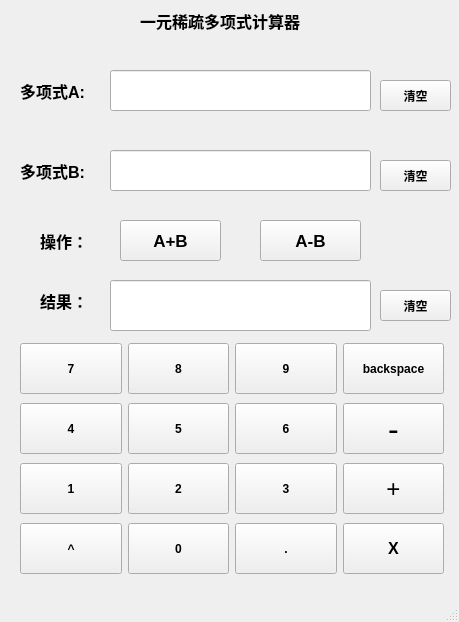
<?xml version="1.0" encoding="UTF-8"?>
<ui version="4.0">
 <class>CalWindow</class>
 <widget class="QMainWindow" name="CalWindow">
  <property name="geometry">
   <rect>
    <x>0</x>
    <y>0</y>
    <width>459</width>
    <height>622</height>
   </rect>
  </property>
  <property name="font">
   <font>
    <family>Arial</family>
    <weight>75</weight>
    <bold>true</bold>
   </font>
  </property>
  <property name="windowTitle">
   <string>CalWindow</string>
  </property>
  <widget class="QWidget" name="centralwidget">
   <widget class="QLabel" name="label">
    <property name="geometry">
     <rect>
      <x>140</x>
      <y>10</y>
      <width>211</width>
      <height>21</height>
     </rect>
    </property>
    <property name="font">
     <font>
      <pointsize>12</pointsize>
     </font>
    </property>
    <property name="text">
     <string>一元稀疏多项式计算器</string>
    </property>
   </widget>
   <widget class="QLineEdit" name="AlineEdit">
    <property name="geometry">
     <rect>
      <x>110</x>
      <y>70</y>
      <width>261</width>
      <height>41</height>
     </rect>
    </property>
   </widget>
   <widget class="QLabel" name="label_2">
    <property name="geometry">
     <rect>
      <x>20</x>
      <y>80</y>
      <width>81</width>
      <height>21</height>
     </rect>
    </property>
    <property name="font">
     <font>
      <pointsize>12</pointsize>
     </font>
    </property>
    <property name="text">
     <string>多项式A:</string>
    </property>
   </widget>
   <widget class="QLineEdit" name="BlineEdit">
    <property name="geometry">
     <rect>
      <x>110</x>
      <y>150</y>
      <width>261</width>
      <height>41</height>
     </rect>
    </property>
   </widget>
   <widget class="QLabel" name="label_3">
    <property name="geometry">
     <rect>
      <x>20</x>
      <y>160</y>
      <width>81</width>
      <height>21</height>
     </rect>
    </property>
    <property name="font">
     <font>
      <pointsize>12</pointsize>
     </font>
    </property>
    <property name="text">
     <string>多项式B:</string>
    </property>
   </widget>
   <widget class="QPushButton" name="plus">
    <property name="geometry">
     <rect>
      <x>120</x>
      <y>220</y>
      <width>101</width>
      <height>41</height>
     </rect>
    </property>
    <property name="font">
     <font>
      <pointsize>13</pointsize>
     </font>
    </property>
    <property name="text">
     <string>A+B</string>
    </property>
   </widget>
   <widget class="QPushButton" name="minus">
    <property name="geometry">
     <rect>
      <x>260</x>
      <y>220</y>
      <width>101</width>
      <height>41</height>
     </rect>
    </property>
    <property name="font">
     <font>
      <pointsize>13</pointsize>
     </font>
    </property>
    <property name="text">
     <string>A-B</string>
    </property>
   </widget>
   <widget class="QPushButton" name="Aclear">
    <property name="geometry">
     <rect>
      <x>380</x>
      <y>80</y>
      <width>71</width>
      <height>31</height>
     </rect>
    </property>
    <property name="text">
     <string>清空</string>
    </property>
   </widget>
   <widget class="QLabel" name="label_4">
    <property name="geometry">
     <rect>
      <x>40</x>
      <y>230</y>
      <width>61</width>
      <height>21</height>
     </rect>
    </property>
    <property name="font">
     <font>
      <pointsize>12</pointsize>
     </font>
    </property>
    <property name="text">
     <string>操作：</string>
    </property>
   </widget>
   <widget class="QLineEdit" name="ClineEdit">
    <property name="enabled">
     <bool>true</bool>
    </property>
    <property name="geometry">
     <rect>
      <x>110</x>
      <y>280</y>
      <width>261</width>
      <height>51</height>
     </rect>
    </property>
   </widget>
   <widget class="QLabel" name="label_5">
    <property name="geometry">
     <rect>
      <x>40</x>
      <y>290</y>
      <width>61</width>
      <height>21</height>
     </rect>
    </property>
    <property name="font">
     <font>
      <pointsize>12</pointsize>
     </font>
    </property>
    <property name="text">
     <string>结果：</string>
    </property>
   </widget>
   <widget class="QPushButton" name="Bclear">
    <property name="geometry">
     <rect>
      <x>380</x>
      <y>160</y>
      <width>71</width>
      <height>31</height>
     </rect>
    </property>
    <property name="text">
     <string>清空</string>
    </property>
   </widget>
   <widget class="QWidget" name="layoutWidget">
    <property name="geometry">
     <rect>
      <x>20</x>
      <y>340</y>
      <width>424</width>
      <height>241</height>
     </rect>
    </property>
    <layout class="QGridLayout" name="gridLayout">
     <item row="3" column="1">
      <widget class="QPushButton" name="pushButton_0">
       <property name="minimumSize">
        <size>
         <width>0</width>
         <height>51</height>
        </size>
       </property>
       <property name="focusPolicy">
        <enum>Qt::NoFocus</enum>
       </property>
       <property name="text">
        <string>0</string>
       </property>
      </widget>
     </item>
     <item row="3" column="2">
      <widget class="QPushButton" name="pushButton_dian">
       <property name="minimumSize">
        <size>
         <width>0</width>
         <height>51</height>
        </size>
       </property>
       <property name="focusPolicy">
        <enum>Qt::NoFocus</enum>
       </property>
       <property name="text">
        <string>.</string>
       </property>
      </widget>
     </item>
     <item row="0" column="0">
      <widget class="QPushButton" name="pushButton_3">
       <property name="minimumSize">
        <size>
         <width>101</width>
         <height>51</height>
        </size>
       </property>
       <property name="focusPolicy">
        <enum>Qt::NoFocus</enum>
       </property>
       <property name="text">
        <string>7</string>
       </property>
      </widget>
     </item>
     <item row="2" column="2">
      <widget class="QPushButton" name="pushButton_10">
       <property name="minimumSize">
        <size>
         <width>0</width>
         <height>51</height>
        </size>
       </property>
       <property name="focusPolicy">
        <enum>Qt::NoFocus</enum>
       </property>
       <property name="text">
        <string>3</string>
       </property>
      </widget>
     </item>
     <item row="0" column="1">
      <widget class="QPushButton" name="pushButton_4">
       <property name="minimumSize">
        <size>
         <width>101</width>
         <height>51</height>
        </size>
       </property>
       <property name="focusPolicy">
        <enum>Qt::NoFocus</enum>
       </property>
       <property name="text">
        <string>8</string>
       </property>
      </widget>
     </item>
     <item row="2" column="3">
      <widget class="QPushButton" name="pushButton_plus">
       <property name="minimumSize">
        <size>
         <width>0</width>
         <height>51</height>
        </size>
       </property>
       <property name="font">
        <font>
         <pointsize>18</pointsize>
         <weight>50</weight>
         <bold>false</bold>
        </font>
       </property>
       <property name="focusPolicy">
        <enum>Qt::NoFocus</enum>
       </property>
       <property name="text">
        <string>+</string>
       </property>
      </widget>
     </item>
     <item row="3" column="3">
      <widget class="QPushButton" name="pushButton_X">
       <property name="minimumSize">
        <size>
         <width>0</width>
         <height>51</height>
        </size>
       </property>
       <property name="font">
        <font>
         <pointsize>12</pointsize>
        </font>
       </property>
       <property name="focusPolicy">
        <enum>Qt::NoFocus</enum>
       </property>
       <property name="text">
        <string>X</string>
       </property>
      </widget>
     </item>
     <item row="1" column="0">
      <widget class="QPushButton" name="pushButton_7">
       <property name="minimumSize">
        <size>
         <width>101</width>
         <height>51</height>
        </size>
       </property>
       <property name="focusPolicy">
        <enum>Qt::NoFocus</enum>
       </property>
       <property name="text">
        <string>4</string>
       </property>
      </widget>
     </item>
     <item row="2" column="0">
      <widget class="QPushButton" name="pushButton_1">
       <property name="minimumSize">
        <size>
         <width>1</width>
         <height>51</height>
        </size>
       </property>
       <property name="focusPolicy">
        <enum>Qt::NoFocus</enum>
       </property>
       <property name="text">
        <string>1</string>
       </property>
      </widget>
     </item>
     <item row="2" column="1">
      <widget class="QPushButton" name="pushButton_6">
       <property name="minimumSize">
        <size>
         <width>0</width>
         <height>51</height>
        </size>
       </property>
       <property name="focusPolicy">
        <enum>Qt::NoFocus</enum>
       </property>
       <property name="text">
        <string>2</string>
       </property>
      </widget>
     </item>
     <item row="0" column="3">
      <widget class="QPushButton" name="pushButton_backspace">
       <property name="minimumSize">
        <size>
         <width>101</width>
         <height>51</height>
        </size>
       </property>
       <property name="font">
        <font>
         <family>Arial</family>
         <pointsize>9</pointsize>
         <weight>75</weight>
         <italic>false</italic>
         <bold>true</bold>
         <underline>false</underline>
         <strikeout>false</strikeout>
         <kerning>true</kerning>
        </font>
       </property>
       <property name="focusPolicy">
        <enum>Qt::NoFocus</enum>
       </property>
       <property name="text">
        <string>backspace</string>
       </property>
      </widget>
     </item>
     <item row="3" column="0">
      <widget class="QPushButton" name="pushButton_e">
       <property name="minimumSize">
        <size>
         <width>0</width>
         <height>51</height>
        </size>
       </property>
       <property name="focusPolicy">
        <enum>Qt::NoFocus</enum>
       </property>
       <property name="text">
        <string>^</string>
       </property>
      </widget>
     </item>
     <item row="1" column="1">
      <widget class="QPushButton" name="pushButton_9">
       <property name="minimumSize">
        <size>
         <width>101</width>
         <height>51</height>
        </size>
       </property>
       <property name="focusPolicy">
        <enum>Qt::NoFocus</enum>
       </property>
       <property name="text">
        <string>5</string>
       </property>
      </widget>
     </item>
     <item row="1" column="2">
      <widget class="QPushButton" name="pushButton_8">
       <property name="minimumSize">
        <size>
         <width>101</width>
         <height>51</height>
        </size>
       </property>
       <property name="focusPolicy">
        <enum>Qt::NoFocus</enum>
       </property>
       <property name="text">
        <string>6</string>
       </property>
      </widget>
     </item>
     <item row="1" column="3">
      <widget class="QPushButton" name="pushButton_minus">
       <property name="minimumSize">
        <size>
         <width>101</width>
         <height>51</height>
        </size>
       </property>
       <property name="font">
        <font>
         <pointsize>24</pointsize>
         <weight>50</weight>
         <bold>false</bold>
        </font>
       </property>
       <property name="focusPolicy">
        <enum>Qt::NoFocus</enum>
       </property>
       <property name="text">
        <string>-</string>
       </property>
      </widget>
     </item>
     <item row="0" column="2">
      <widget class="QPushButton" name="pushButton_5">
       <property name="minimumSize">
        <size>
         <width>101</width>
         <height>51</height>
        </size>
       </property>
       <property name="focusPolicy">
        <enum>Qt::NoFocus</enum>
       </property>
       <property name="text">
        <string>9</string>
       </property>
      </widget>
     </item>
    </layout>
   </widget>
   <widget class="QPushButton" name="Cclear">
    <property name="geometry">
     <rect>
      <x>380</x>
      <y>290</y>
      <width>71</width>
      <height>31</height>
     </rect>
    </property>
    <property name="text">
     <string>清空</string>
    </property>
   </widget>
  </widget>
  <widget class="QStatusBar" name="statusbar"/>
 </widget>
 <resources/>
 <connections/>
</ui>
